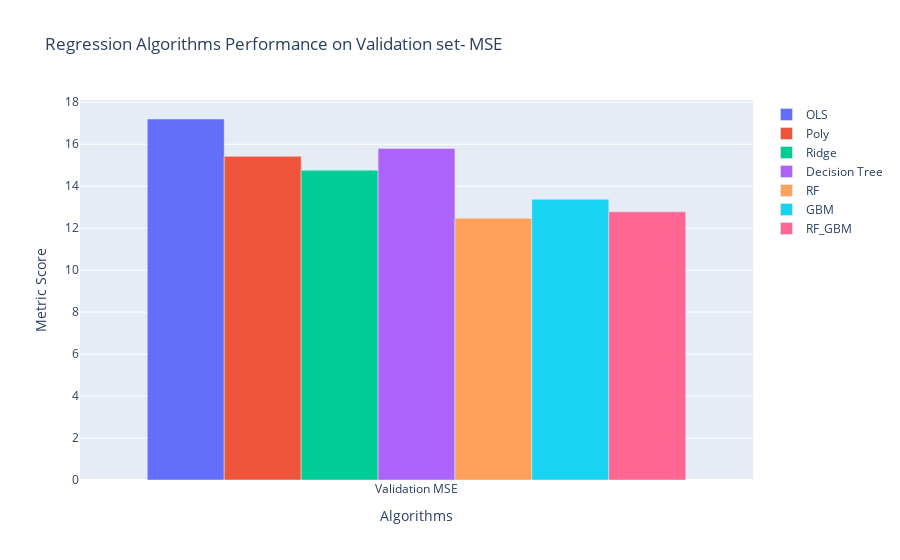

Notebook code cell kept with this figure:
### Markdown cell above
### Overall performance plot on validation dataset

### Code cell
mse_val = pd.DataFrame({'Algo': ['OLS', 'Poly', 'Ridge', 'Decision Tree', 'RF', 'GBM', 'RF_GBM'],\
                            'Score':[mse_val_ols, mse_val_poly, mse_val_ridge, mse_val_dt, \
                                     mse_val_rf, mse_val_gbm, mse_val_ensemble], \
                            'Metric':'Validation MSE'})
mse_val.Score = mse_val.Score.apply(lambda x: round(x,4))

mse_val_data = []
for algo in mse_val.Algo.unique():
    temp1 = go.Bar(
    x = mse_val.Metric.unique().tolist(),
    y = mse_val[mse_val.Algo==algo].Score.tolist(),
    name= algo
    )
    mse_val_data.append(temp1)
    
iplot({
        'data':mse_val_data
        ,'layout':go.Layout(
                title='Regression Algorithms Performance on Validation set- MSE'
                ,xaxis={'title': 'Algorithms'}
                ,yaxis={'title': 'Metric Score'} 
        )
    })

### Figure 1 — Plotly figure (JSON) as saved in the notebook; plotly's stock layout.template omitted (floating-point values rounded to 4 significant figures)
{"data": [{"name": "OLS", "type": "bar", "x": ["Validation MSE"], "y": [17.2]}, {"name": "Poly", "type": "bar", "x": ["Validation MSE"], "y": [15.42]}, {"name": "Ridge", "type": "bar", "x": ["Validation MSE"], "y": [14.77]}, {"name": "Decision Tree", "type": "bar", "x": ["Validation MSE"], "y": [15.8]}, {"name": "RF", "type": "bar", "x": ["Validation MSE"], "y": [12.48]}, {"name": "GBM", "type": "bar", "x": ["Validation MSE"], "y": [13.38]}, {"name": "RF_GBM", "type": "bar", "x": ["Validation MSE"], "y": [12.78]}], "layout": {"title": {"text": "Regression Algorithms Performance on Validation set- MSE"}, "xaxis": {"title": {"text": "Algorithms"}}, "yaxis": {"title": {"text": "Metric Score"}}}}
